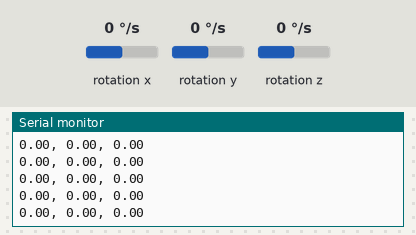
Recording of a sketch running on a simulated Arduino Uno, built with avr-gcc and run on an emulated ATmega328P. On the bench: the last lines printed to the serial monitor. Wiring (inferred from the names in the program): MPU-6050 motion sensor at I2C address 0x68. The inputs (shaded band) are chosen by the test bench; at power-on: rotation x 0 °/s, rotation y 0 °/s, rotation z 0 °/s.

Above: at 3.3 s.
3.4 s: rotation x set to -192 °/s
At 3.59 s:
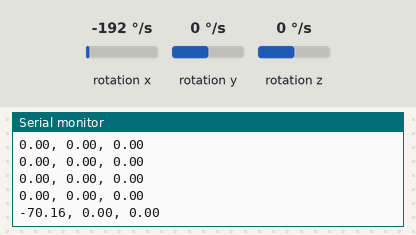
4.9 s: rotation y set to -192 °/s
At 4.95 s:
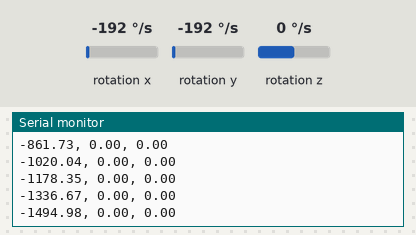
6.4 s: rotation z set to -192 °/s
At 6.45 s:
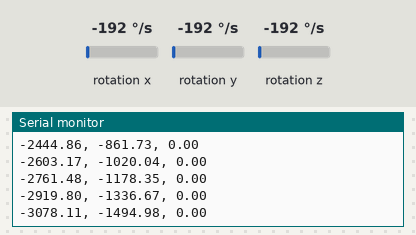
Timing chart, 0 to 9.4 s (numbered marks = the images above; inputs shaded):
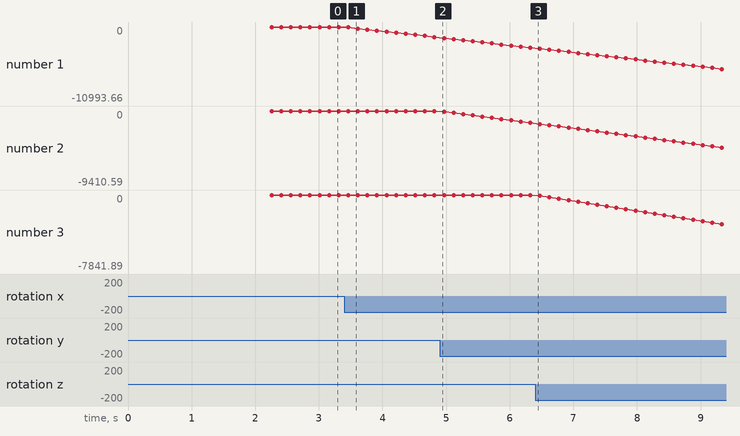

The sketch:

mpu6050_gyro_angulo.ino
```cpp
// Incluimos la libreria para la comunicacion i2c con el MPU6050
#include <Wire.h>

// Definimos registros necesarios para operar con el MPU6050
#define MPU6050_ADDRESS         0x68
#define MPU6050_CONFIG          0x1A
#define MPU6050_GYRO_CONFIG     0x1B
#define MPU6050_ACCEL_CONFIG    0x1C
#define MPU6050_PWR_MGMT_1      0x6B

#define ACCEL_XOUT_H    0x3B
#define ACCEL_XOUT_L    0x3C
#define ACCEL_YOUT_H    0x3D
#define ACCEL_YOUT_L    0x3E
#define ACCEL_ZOUT_H    0x3F
#define ACCEL_ZOUT_L    0x40
#define TEMP_OUT_H      0x41
#define TEMP_OUT_L      0x42
#define GYRO_XOUT_H     0x43
#define GYRO_XOUT_L     0x44
#define GYRO_YOUT_H     0x45
#define GYRO_YOUT_L     0x46
#define GYRO_ZOUT_H     0x47
#define GYRO_ZOUT_L     0x48

#define GYRO_SENSITIVITY  65.536 // Sensibilidad del giroscopio (LSB/°/s)

// Variables globales
int gyro_x=0, gyro_y=0, gyro_z=0;
double gyro_x_prom=0, gyro_y_prom=0, gyro_z_prom=0;
float wx0=0, wy0=0, wz0=0;  // Velocidad angular inicial
//float tx0=0, ty0=0, tz0=0;  // Posicion angular inicial
float wx=0, wy=0, wz=0;   // Velocidad angular
float tx=0, ty=0, tz=0;   // Posicion angular
//int accel_x=0, accel_y=0, accel_z=0;
//int temp=0;
int cont=0;
double h = 0.05;
//unsigned long t_0 = 0;
//unsigned long t_f = 0;
//unsigned long timer;

float wx_array[4] = {0,0,0,0};
float wy_array[4] = {0,0,0,0};
float wz_array[4] = {0,0,0,0};

// Funciones
void mpu6050_write(unsigned char config_address, unsigned char value);
void mpu6050_read();
void mpu6050_calibrate(int n);

void setup() {
  // Inicializamos comunucacion i2c
  Serial.begin(9600);
  Wire.begin();
  delay(50);

  // Configuracion del MPU6050
  mpu6050_write(MPU6050_CONFIG,0x06);       //(EXT_SYNC_SET=0, DLPF_CFG=0)
  mpu6050_write(MPU6050_GYRO_CONFIG,0x10);  //(XG_ST=0, YG_ST=0, ZG_ST=0, FS_SEL=2 [1000°/s] )
  mpu6050_write(MPU6050_ACCEL_CONFIG,0x10); //(XA_ST=0, YA_ST=0, ZA_ST=0, FS_SEL=2 [8g] )
  mpu6050_write(MPU6050_PWR_MGMT_1,0x00);   //(DEVICE_RESET=0, SLEEP=0, CYCLE=0, TEMP_DIS=0, CLK_SEL=0 [Internal 8MHz oscillator] )
  delay(50);

  // Calibramos el MPU6050 con 1000 ciclos
  mpu6050_calibrate(2000);
}

void loop() {
  for(int i=1; i<4; i++) {
    mpu6050_read();

    wx = gyro_x - gyro_x_prom;
    wy = gyro_y - gyro_y_prom;
    wz = gyro_z - gyro_z_prom;

    if ((wx>-30) && (wx<30)) wx=0;
    if ((wy>-50) && (wy<50)) wy=0;
    if ((wz>-70) && (wz<70)) wz=0;

    wx = wx / GYRO_SENSITIVITY;
    wy = wy / GYRO_SENSITIVITY;
    wz = wz / GYRO_SENSITIVITY;

    wx_array[i] = wx;
    wy_array[i] = wy;
    wz_array[i] = wz;
  }
  //h = (micros() - timer) / 1000000.0;
  // Integracion numerica simpson 3/8 para calcular la posicion
  tx = tx + (3*h/8)*(wx_array[0] + 3*wx_array[1] + 3*wx_array[2] + wx_array[3]);
  ty = ty + (3*h/8)*(wy_array[0] + 3*wy_array[1] + 3*wy_array[2] + wy_array[3]);
  tz = tz + (3*h/8)*(wz_array[0] + 3*wz_array[1] + 3*wz_array[2] + wz_array[3]);

  wx_array[0] = wx_array[3];
  wy_array[0] = wy_array[3];
  wz_array[0] = wz_array[3];

  cont++;
  if(cont > 10) {
    cont=0;
    Serial.print(tx);
    Serial.print(", ");
    Serial.print(ty);
    Serial.print(", ");
    Serial.println(tz);
  }
  //timer = micros();
  delay(10);
}


void mpu6050_write(unsigned char config_address, unsigned char value) {
  Wire.beginTransmission(MPU6050_ADDRESS);
  Wire.write(config_address);
  Wire.write(value);
  Wire.endTransmission();
  delayMicroseconds(20);
}

void mpu6050_read() {
  unsigned char gyro_x_h=0, gyro_x_l=0, gyro_y_h=0, gyro_y_l=0, gyro_z_h=0, gyro_z_l=0;
  //unsigned char accel_x_h=0, accel_x_l=0, accel_y_h=0,accel_y_l=0, accel_z_h=0, accel_z_l=0;
  //unsigned char int temp_h=0, temp_l=0;

  Wire.beginTransmission(MPU6050_ADDRESS);
  Wire.write(GYRO_XOUT_H);

  Wire.requestFrom(MPU6050_ADDRESS, 6);
  gyro_x_h = Wire.read();
  gyro_x_l = Wire.read();
  gyro_y_h = Wire.read();
  gyro_y_l = Wire.read();
  gyro_z_h = Wire.read();
  gyro_z_l = Wire.read();

  Wire.endTransmission();
  gyro_x = (int)(gyro_x_h<<8 | gyro_x_l);
  gyro_y = (int)(gyro_y_h<<8 | gyro_y_l);
  gyro_z = (int)(gyro_z_h<<8 | gyro_z_l);
}

void mpu6050_calibrate(int n) {
  double sumX=0, sumY=0, sumZ=0;
  for(int i=0; i<n; i++) {
    mpu6050_read();
    sumX = sumX + gyro_x;
    sumY = sumY + gyro_y;
    sumZ = sumZ + gyro_z;
  }
  gyro_x_prom = sumX/n;
  gyro_y_prom = sumY/n;
  gyro_z_prom = sumZ/n;
}
```

Measured:
- after the input at 3.4 s, the serial monitor: prints a new line after 0.06 s (image 1)
- plotted number 1: 0 → -1494.98 after the input at 3.4 s
- plotted number 3: 0 → -7841.89 after the input at 6.4 s
